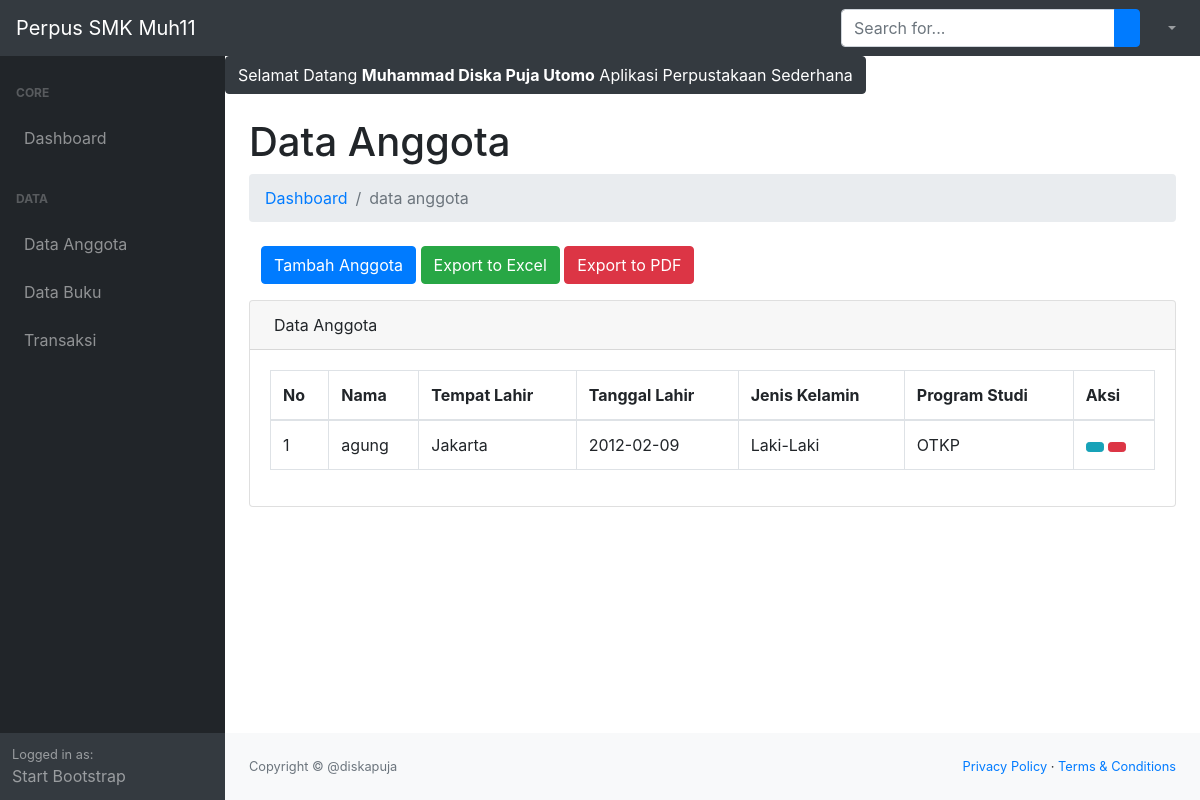
Page /index.php?p=anggota (signed in) on the committed database.
### tables this page shows
CREATE TABLE `tb_anggota` (
  `id_anggota` int(11) NOT NULL,
  `nis` int(11) NOT NULL,
  `nama_anggota` varchar(50) NOT NULL,
  `tempat_lahir` varchar(100) NOT NULL,
  `tgl_lahir` date NOT NULL,
  `jk` enum('L','P') NOT NULL,
  `prodi` varchar(75) NOT NULL
);

### page/anggota/anggota.php (the view, shortened to what this page needs)
<?php
$ambilAnggota = $conn->query("SELECT * FROM tb_anggota ORDER BY id_anggota DESC") or die(mysqli_error($conn));
?>
<h1 class="mt-4">Data Anggota</h1>
<ol class="breadcrumb mb-4">
    <li class="breadcrumb-item"><a href="index.php">Dashboard</a></li>
    <li class="breadcrumb-item active">data anggota</li>
</ol>
<div class="col-md-12">
    <a href="?p=anggota&aksi=tambah" class="btn btn-primary mb-3"><i class="fa fa-plus"></i> Tambah Anggota</a>
    <a href="./laporan/laporan_anggota_excel.php" target="_blank" class="btn btn-success mb-3"><i class="fa fa-file-excel"></i>
 Export to Excel</a>
 <a href="./laporan/laporan_anggota_pdf.php" target="_blank" class="btn btn-danger mb-3"><i class="fa fa-file-pdf"></i>
 Export to PDF</a>
</div>
<div class="card mb-4">
    <div class="card-header">
        Data Anggota
    </div>
    <div class="card-body">
        <div class="table-responsive">
            <table class="table table-bordered" id="dataTable" width="100%" cellspacing="0">
                <thead>
                    <tr>
                        <th>No</th>
                        <th>Nama</th>
                        <th>Tempat Lahir</th>
                        <th>Tanggal Lahir</th>
                        <th>Jenis Kelamin</th>
                        <th>Program Studi</th>
                        <th>Aksi</th>
                    </tr>
                </thead>
                <tbody>
                    <?php
                    $no = 1;
                    while ($pecahAnggota = $ambilAnggota->fetch_assoc()) {
                    $jk = ($pecahAnggota['jk'] == 'L') ? 'Laki-Laki' : 'Perempuan';
                    ?>
                    <tr>
                        <td><?= $no++; ?></td>
                        <td><?= $pecahAnggota['nama_anggota']; ?></td>
                        <td><?= $pecahAnggota['tempat_lahir']; ?></td>
                        <td><?= $pecahAnggota['tgl_lahir']; ?></td>
                        <td><?= $jk; ?></td>
                        <td><?= $pecahAnggota['prodi']; ?></td>
                        <td>
                            <a href="?p=anggota&aksi=ubah&id=<?= $pecahAnggota['id_anggota']; ?>" class="btn btn-info btn-sm"><i class="fa fa-edit"></i></a>
                            <a href="?p=anggota&aksi=hapus&id=<?= $pecahAnggota['id_anggota']; ?>" class="btn btn-danger btn-sm"><i class="fa fa-trash" onclick="return confirm('Yakin ?')"></i></a>
                        </td>
                    </tr>
                    <?php } ?>
                </tbody>
            </table>
        </div>
    </div>
</div>

### rows in the picture
tb_anggota: nama_anggota "agung", tempat_lahir "Jakarta", tgl_lahir "2012-02-09", jk "Laki-Laki", prodi "OTKP"

### other values in the picture
$_SESSION['login']['nama'] "Muhammad Diska Puja Utomo"
